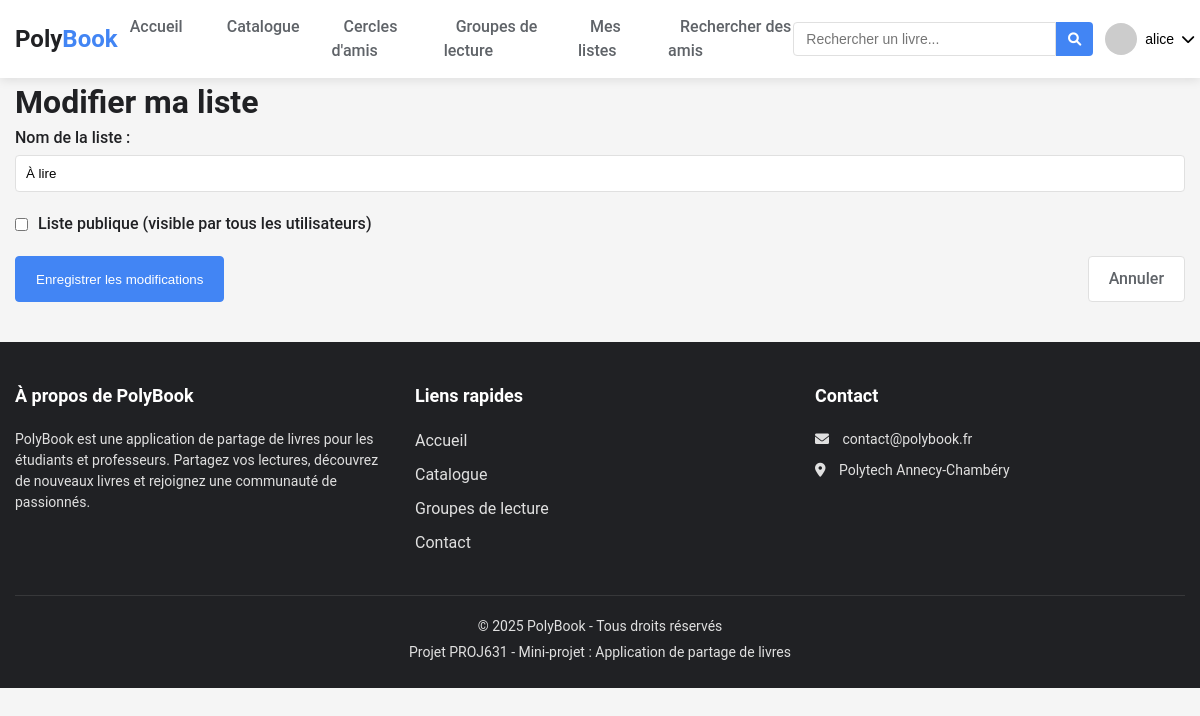
Before: /website/modifier_liste.php?id=1 (signed in) with the older database file.
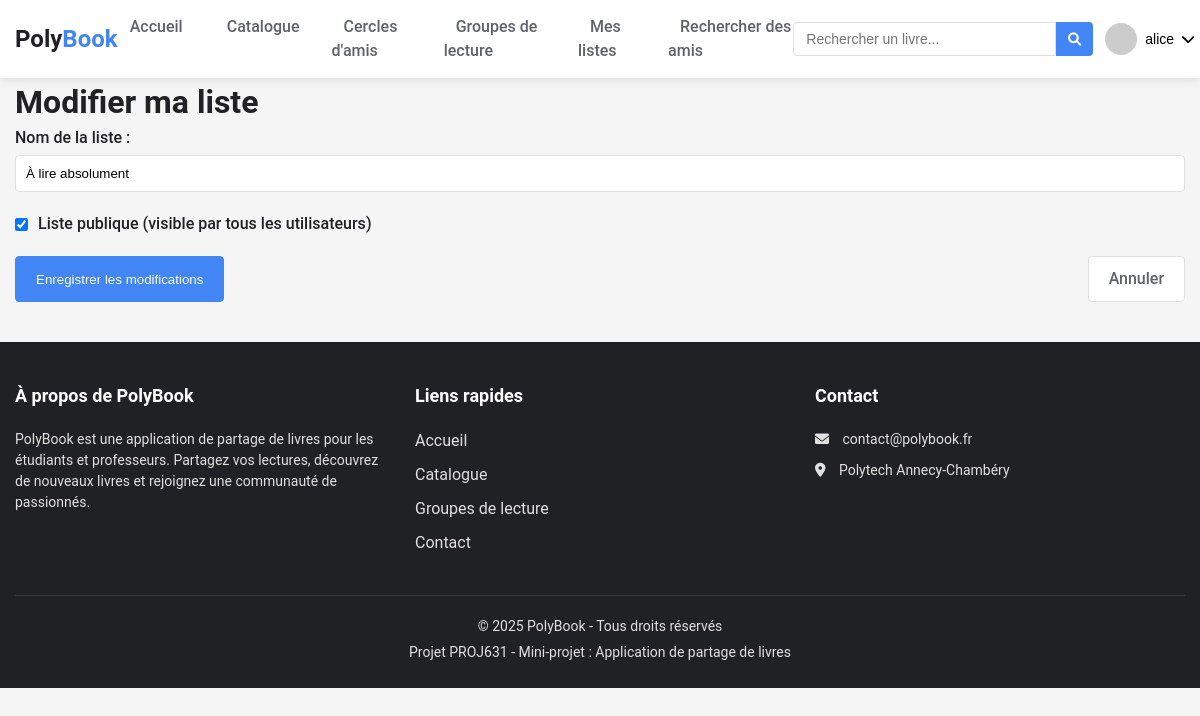
After: the same page with the newer database file.
### tables this page shows
CREATE TABLE reading_list (
    id INT PRIMARY KEY AUTO_INCREMENT,
    created_at DATE,
    name TEXT,
    user_id INT,
    is_public BOOLEAN DEFAULT FALSE,
    FOREIGN KEY (user_id) REFERENCES user(id)
);

### website/connexion.php (called while the page is built, shortened)
<?php
function securiser($donnee) {
    return htmlspecialchars($donnee, ENT_QUOTES, 'UTF-8');
}
?>

### website/modifier_liste.php (the view, shortened to what this page needs)
<!DOCTYPE html>
<html lang="fr">
<head>
    <link rel="stylesheet" href="styles.css">
    <link rel="stylesheet" href="https://cdnjs.cloudflare.com/ajax/libs/font-awesome/6.0.0/css/all.min.css">
</head>
<body>
    <?php
    require_once 'connexion.php';
    include 'header.php';
    $list_id = intval($_GET['id']);
    $user_id = $_SESSION['user_id'];
    $list_sql = "SELECT * FROM reading_list WHERE id = $list_id AND user_id = $user_id";
    $list_result = $conn->query($list_sql);
    $list = $list_result->fetch_assoc();
    ?>
    <main class="container">
        <h1>Modifier ma liste</h1>
        <div class="form-container">
            <form method="POST" action="" class="edit-list-form">
                <div class="form-group">
                    <label for="list_name">Nom de la liste :</label>
                    <input type="text" id="list_name" name="list_name" value="<?php echo securiser($list['name']); ?>" required>
                </div>
                <div class="form-group checkbox">
                    <input type="checkbox" id="is_public" name="is_public" <?php if ($list['is_public']) echo 'checked'; ?>>
                    <label for="is_public">Liste publique (visible par tous les utilisateurs)</label>
                </div>
                <div class="form-actions">
                    <button type="submit" name="update_list" class="btn primary">Enregistrer les modifications</button>
                    <a href="liste.php?id=<?php echo $list_id; ?>" class="btn secondary">Annuler</a>
                </div>
            </form>
        </div>
    </main>
    <?php include 'footer.php'; ?>
</body>
</html>

Changed rows visible on the page:
changed reading_list: list_name "À lire" → "À lire absolument"; is_public "☐" → "☑"
